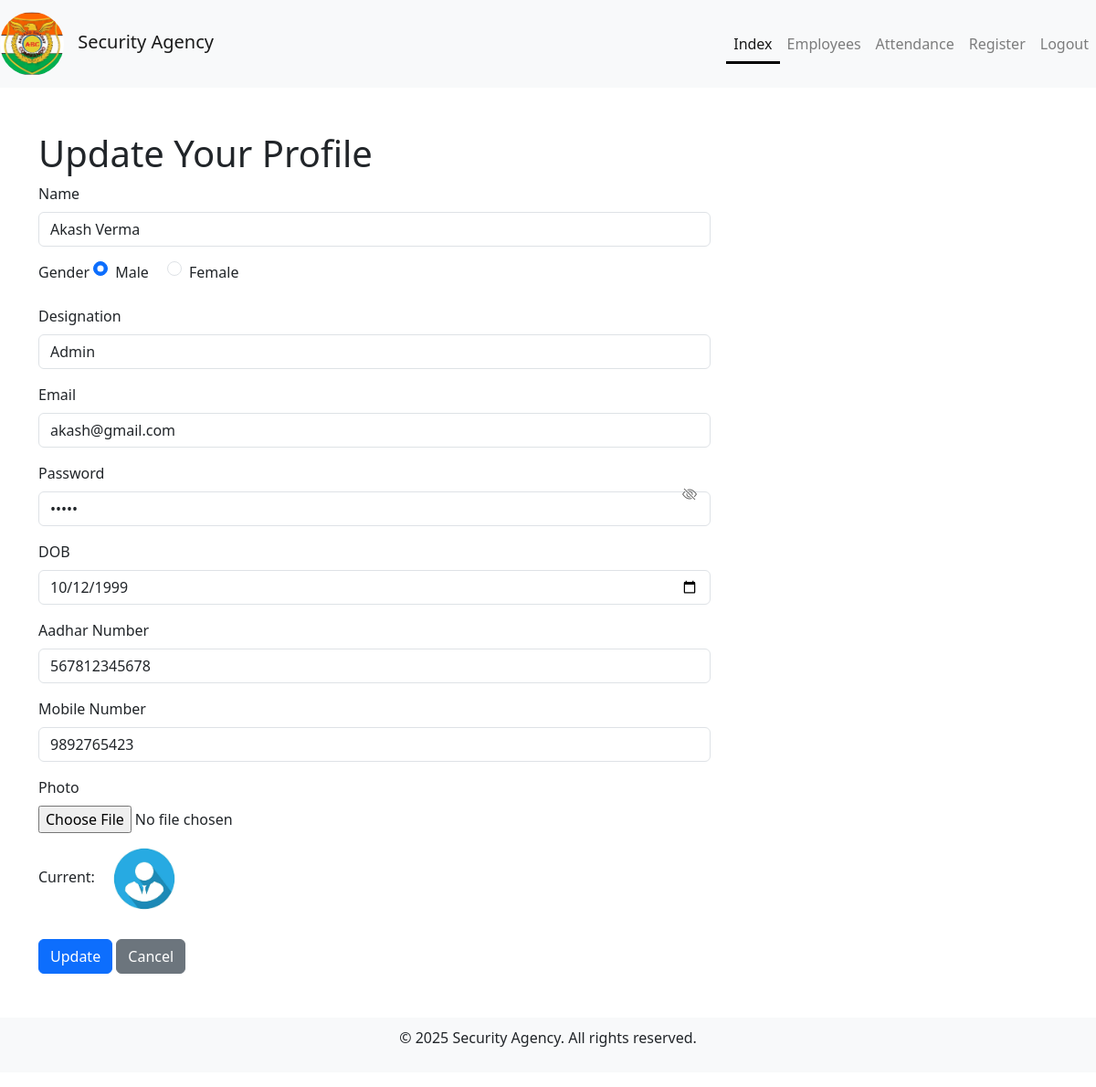
/owner/editown/ (signed in), run on the app's committed database.
### owner/models.py (models this page shows, shortened)
class Owner(models.Model):
    owner_id = models.CharField(max_length=10, primary_key=True, blank=True)  # Use owner ID as primary key
    name = models.CharField(max_length=100)  # Example field for owner name
    GENDER_CHOICES = [
        ('Male', 'Male'),
        ('Female', 'Female'),
        ('Other', 'Other'),
    ]
    gender = models.CharField(
        max_length=6,
        choices=GENDER_CHOICES,
        null=True,  # Optional: allows null values if gender isn't provided
        blank=True,  # Optional: allows blank values if gender isn't provided
    )
    designation = models.CharField(max_length=100, blank=True, null=True)
    email = models.EmailField(unique=True)
    password = models.CharField(max_length=128)  # Store hashed passwords
    dob = models.DateField(null=True)
    aadhar_number = models.CharField(max_length=12, unique=True, blank=True, null=True)  # New field for Aadhar number
    mobile_number = models.CharField(max_length=10, blank=True, null=True)  # New field for mobile number
    photo = models.ImageField(upload_to=owner_photo_path, blank=True, null=True)

### owner/views.py (the view, shortened to what this page needs)
# urls.py: path('editown/', views.editown, name='editown'),
@cache_control(no_cache=True, must_revalidate=True, no_store=True)
@owner_session_required
def editown(request):
    o_id = request.session['owner_id']
    owner = get_object_or_404(Owner, owner_id=o_id)
    return render(request, 'owner/editown.html', {'owner': owner})

### templates/owner/editown.html (shortened to what this page needs)
<!DOCTYPE html>
{% load static %}
<html lang="en">
<head>
    <link rel="stylesheet" href="https://stackpath.bootstrapcdn.com/bootstrap/4.5.2/css/bootstrap.min.css">
    <link rel="stylesheet" href="{% static 'css/styles.css' %}">
    <link href="https://cdn.jsdelivr.net/npm/bootstrap@5.3.3/dist/css/bootstrap.min.css" rel="stylesheet">
    <link href="https://cdn.jsdelivr.net/npm/bootstrap-icons@1.10.5/font/bootstrap-icons.css" rel="stylesheet">
</head>
<body id="index">
<nav class="navbar navbar-expand-lg navbar-light bg-light">
    <a class="navbar-brand" href="/">
        <img src="{% static 'images/logo.jpeg' %}" alt="Logo" class="site-logo" href="/">
        Security Agency
    </a>
    <div class="collapse navbar-collapse justify-content-end" id="navbarNav">
        <ul class="navbar-nav">
            <li class="nav-item">
                <a class="nav-link active custom-active-link" href="{% url 'index' %}">Index</a>
            </li>
            <li class="nav-item">
                <a class="nav-link" href="{% url 'empdetails' %}">Employees</a>
            </li>
            <li class="nav-item">
                <a class="nav-link" href="{% url 'attendance-report' %}">Attendance</a>
            </li>
            <li class="nav-item">
                <a class="nav-link" href="{% url 'regemp' %}">Register</a>
            </li>
            <li class="nav-item">
                <a class="nav-link" href="{% url 'logout' %}">Logout</a>
            </li>
        </ul>
    </div>
</nav>
<div class="container mt-5">
    <div class="row">
        <div class="col-md-8">
            <h1>Update Your Profile</h1>
            <form method="POST" enctype="multipart/form-data">
                <div class="form-group">
                    <label>Name</label>
                    <input type="text" name="o_name" value="{{ owner.name }}" class="form-control" required>
                </div>
                <div class="form-group">
                    <label>Gender</label>
                    <div class="form-check form-check-inline">
                        <input class="form-check-input" type="radio" name="o_gender" id="male" value="Male" {% if owner.gender == "Male" %}checked{% endif %}>
                        <label class="form-check-label" for="male">Male</label>
                    </div>
                    <div class="form-check form-check-inline">
                        <input class="form-check-input" type="radio" name="o_gender" id="female" value="Female" {% if owner.gender == "Female" %}checked{% endif %}>
                        <label class="form-check-label" for="female">Female</label>
                    </div>
                </div>
                <div class="form-group">
                    <label>Designation</label>
                    <input type="text" name="o_desig" value="{{ owner.designation }}" class="form-control" required>
                </div>
                <div class="form-group">
                    <label>Email</label>
                    <input type="email" name="o_email" value="{{ owner.email }}" class="form-control" required>
                </div>
                <div class="form-group password-wrapper">
                    <label>Password</label>
                    <input type="password" name="o_pass" id="password" value="{{ owner.password }}" class="form-control" required>
                    <i class="bi bi-eye-slash toggle-password" id="togglePassword"></i>
                </div>
                <div class="form-group">
                    <label>DOB</label>
                    <input type="date" name="o_dob" value="{{ owner.dob|date:'Y-m-d' }}" class="form-control" required>
                </div>
                <div class="form-group">
                    <label>Aadhar Number</label>
                    <input type="text" name="o_adh" value="{{ owner.aadhar_number }}" class="form-control" required>
                </div>
                <div class="form-group">
                    <label>Mobile Number</label>
                    <input type="text" name="o_mob" value="{{ owner.mobile_number }}" class="form-control" required>
                </div>
                <div class="form-group">
                    <label>Photo</label>
                    <input type="file" name="o_photo" class="form-control-file">
                    {% if owner.photo %}
                        <p>Current: <img src="{{ owner.photo.url }}" alt="{{ owner.name }}" height="100"></p>
                    {% else %}
                        <p>Current: <img src="{% static 'images/default.jpg' %}" alt="Default Photo" height="100"></p>
                    {% endif %}
                </div>
                <button type="submit" class="btn btn-primary">Update</button>
                <a href="{% url 'index' %}" class="btn btn-secondary">Cancel</a>
            </form>
        </div>
    </div>
</div>
<footer class="text-center mt-5 mb-3">
    <p>&copy; 2025 Security Agency. All rights reserved.</p>
</footer>
</body>
</html>

### static/css/styles.css (style rules this page uses)
.site-logo { width: 70px; height: 70px; border-radius: 50%; margin-right: 10px; object-fit: cover; }
footer { background-color: #f8f9fa; padding: 10px 0; }
.nav-link { color: #007bff; }
.navbar-nav .nav-link.active.custom-active-link { position: relative; }
.navbar-nav .nav-link.active.custom-active-link::after { content: ''; position: absolute; bottom: -2px; left: 0; width: 100%; height: 3px; background-color: black; }
:root { --primary-color: #4EA685; --secondary-color: #57B894; --black: #000000; --white: #ffffff; --gray: #efefef; --gray-2: #757575; --facebook-color: #4267B2; --google-color: #DB4437; --twitter-color: #1DA1F2; --insta-color: #E1306C; }

### templates/owner/editown.html (style rules this page uses)
.password-wrapper { position: relative; }
.toggle-password { position: absolute; right: 15px; top: 50%; transform: translateY(-50%); cursor: pointer; color: #666; }

### data on the page
Owner: o_name "Akash Verma", gender "☑ Male", gender "☐ Female", o_desig "Admin", o_email "akash@gmail.com", o_dob "10/12/1999", o_adh "567812345678", o_mob "9892765423"
